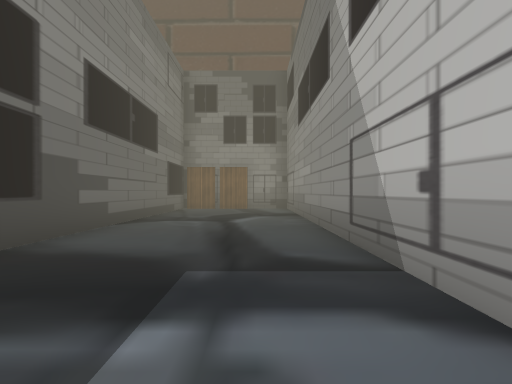
View 1 (above)

24 first-person views from a walk through a 3-D level made in the Unity game engine. The camera is 1.2 m above the floor, looks level and sees 70° across. The floor is counted in squares, 2 m on a side. Each view is taken from the middle of a square. On the plan, view 1 faces up. The plan holds only what a view shows up to about 10 squares ahead; the rest is blank. The place goes on beyond the plan. The player is left out. Some surface patterns are stand-ins.

View 2
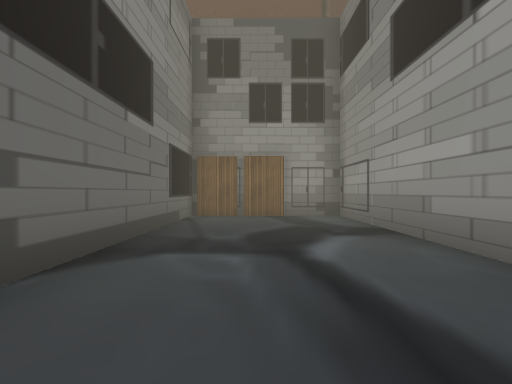

View 3
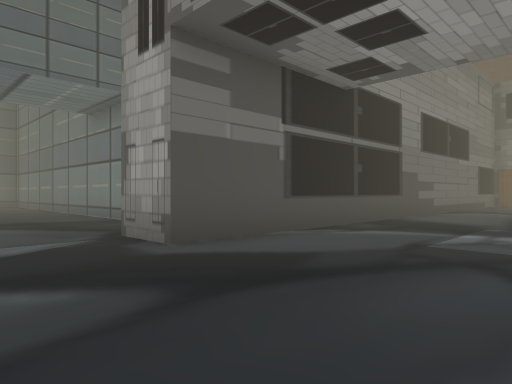

View 4
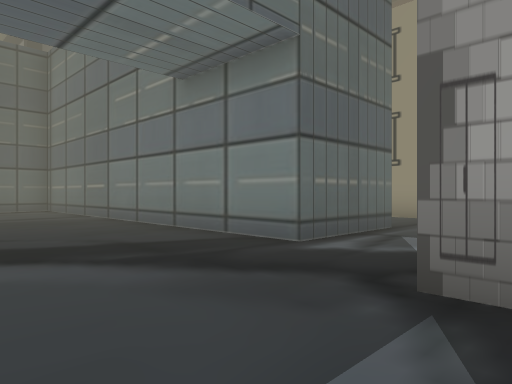

View 5
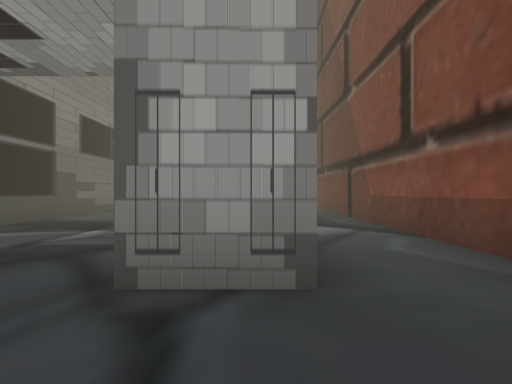

View 6
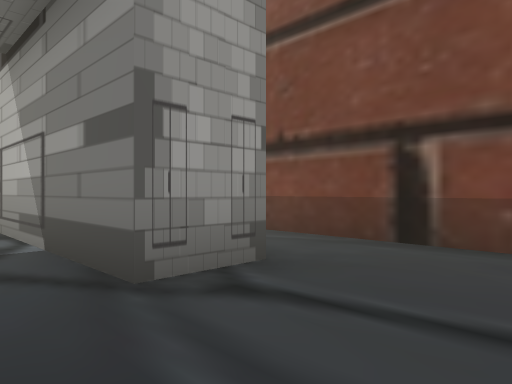

View 7
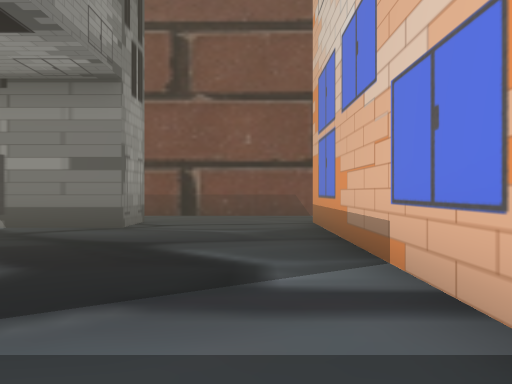

View 8
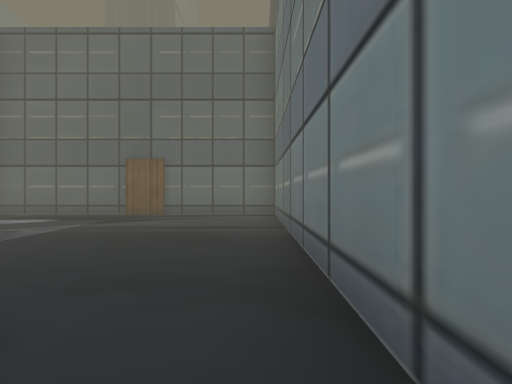

View 9
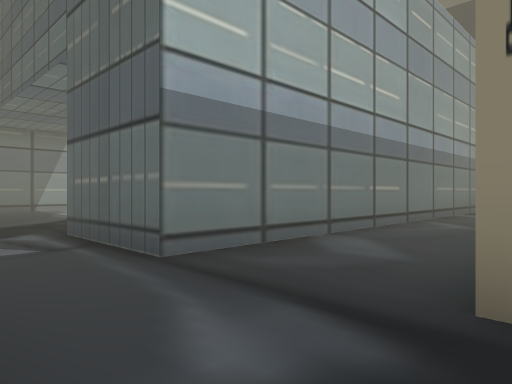

View 10
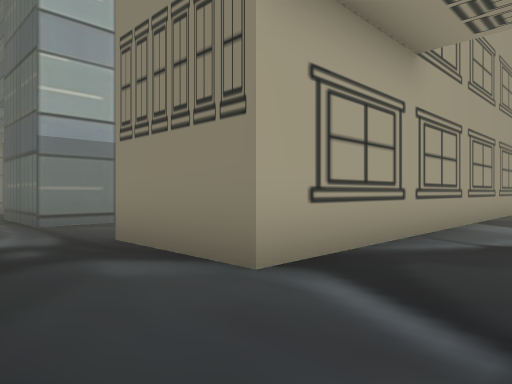

View 11
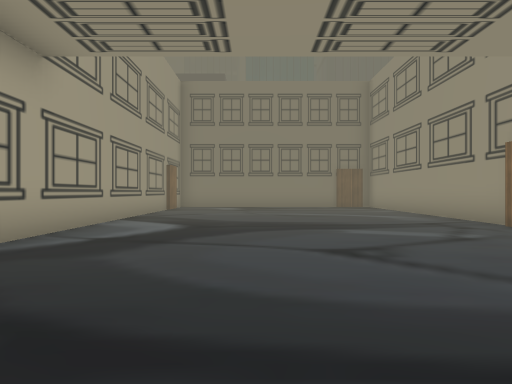

View 12
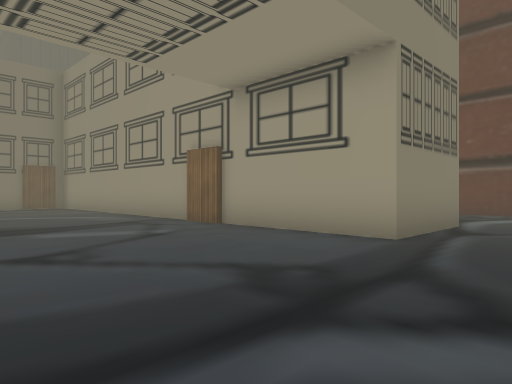

View 13
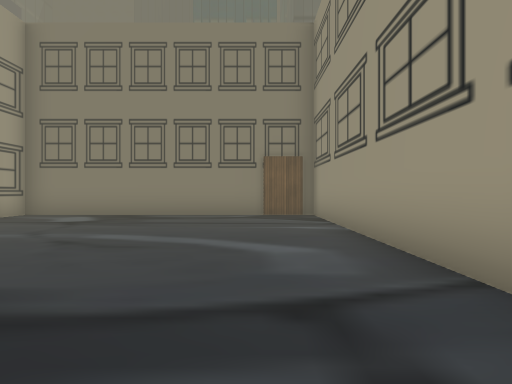

View 14
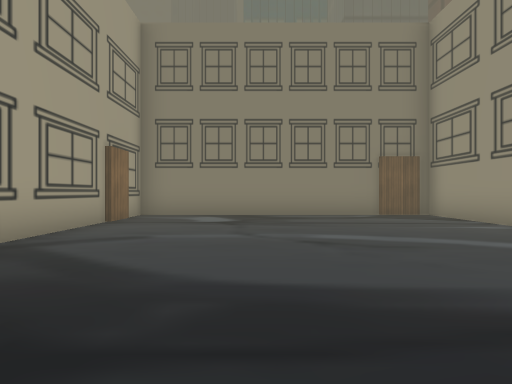

View 15
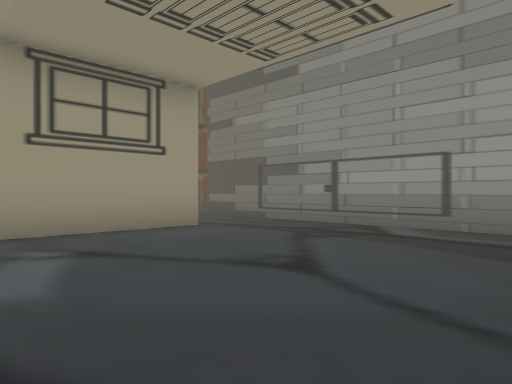

View 16
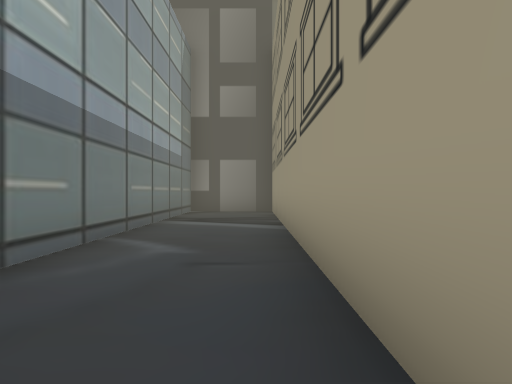

View 17
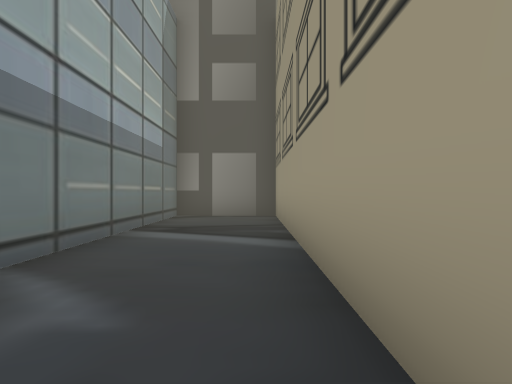

View 18
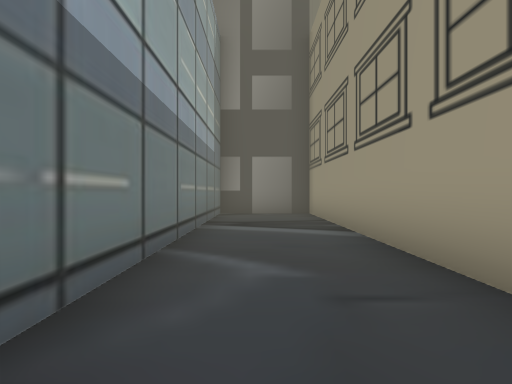

View 19
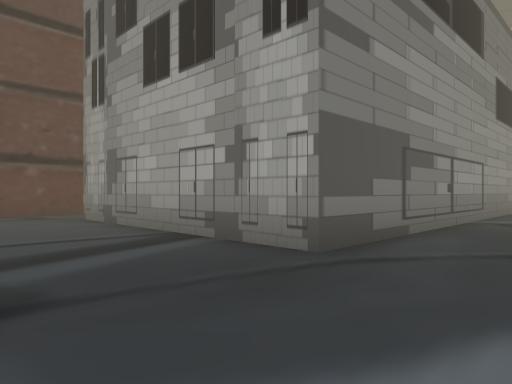

View 20
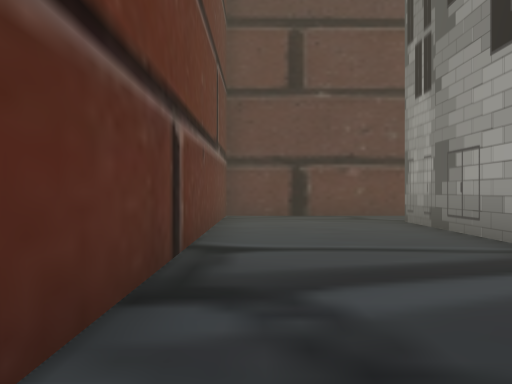

View 21
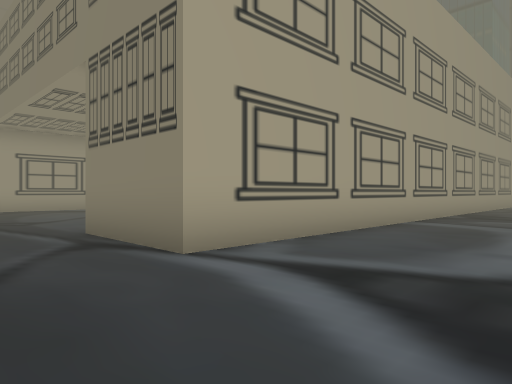

View 22
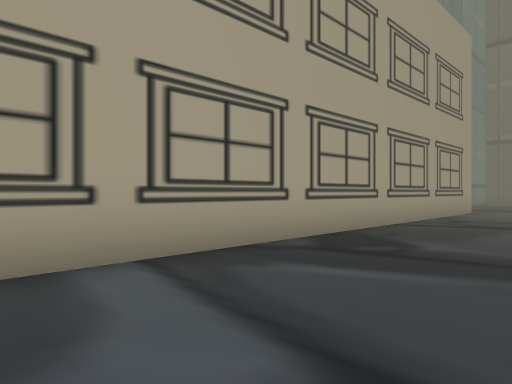

View 23
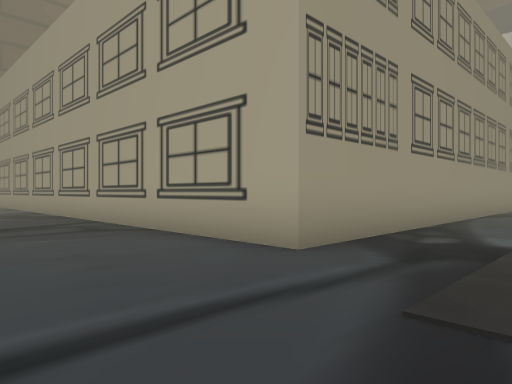

View 24
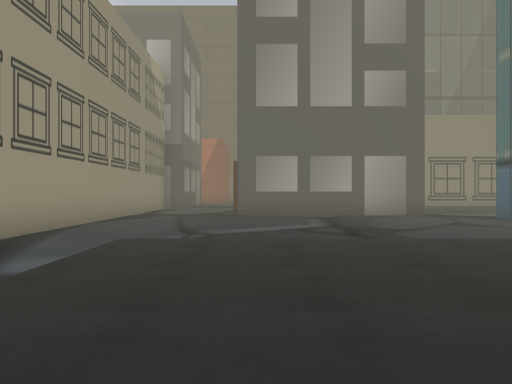

### Floor plan
Points are (right, up) in squares from view 1. A wall is a line through its corners. A room is listed if a view was taken in it or the views show most of it. See-through windows are left out.
Room 1 (views 1, 2, 3, 4, 5, 6, 7, 8, 9, 16, 17, 18)
walls: (-6, 7) (-6, 4.5) (-18.3, 4.5) (-18.3, 2) (-5.8, 2) (-5.8, -0.5) (-15.7, -0.5) (-15.7, -5.5); (2.4, -1.8) (1.1, -1.8) (1.1, 13.1) (-2.6, 13.1) (-2.6, -1.8) (-3.9, -1.8); (-3.5, -5.1) (2.2, -5.1); (4.3, -5.5) (4.3, 6); (4.3, 16.1) (4.3, 18.5)
ways out: opening at (-4.5, 7.5) to room 2; opening at (3.5, 17.5) to room 3
Room 2 (views 10, 11, 12, 13, 14, 15)
walls: (-3.9, 8) (-3.9, 17); (-6, 17) (-6, 14.5) (-18.5, 14.5) (-18.5, 7) (-6, 7)
ways out: opening at (-4.5, 7.5) to room 1; opening at (-4.5, 17) to room 3
Room 3 (views 19, 20, 21, 22, 23, 24)
walls: (-21.6, 8) (-21.6, 17) (-6, 17); (-29.5, 8.3) (-24.5, 8.3); (-30.8, 9.9) (-30.8, 9.2); (-5.9, 20.7) (-7.1, 20.7); (-3.9, 17) (2.4, 17); (4.3, 18.5) (4.3, 20.7) (-4, 20.7)
ways out: opening at (3.5, 17.5) to room 1; opening at (-4.5, 17) to room 2; opening at (-30, 9)

Positions as (right, up) in squares from view 1, and headings:
1: (0, 0), facing up
2: (-1, 4), facing up
3: (1, -4), facing up-left
4: (-3, -4), facing up-left
5: (2, -4), facing up
6: (0, -4), facing up-right
7: (-5, -4), facing right
8: (-6, -1), facing left
9: (-4, 5), facing down-left
10: (-4, 9), facing down-left
11: (-4, 10), facing left
12: (-4, 10), facing up-left
13: (-9, 13), facing left
14: (-9, 10), facing left
15: (-10, 9), facing up-right
16: (-7, 4), facing left
17: (-9, 4), facing left
18: (-8, 3), facing left
19: (-6, 20), facing down-right
20: (-5, 20), facing right
21: (-4, 20), facing down-left
22: (-10, 20), facing down-left
23: (-24, 20), facing down-right
24: (-25, 18), facing down
